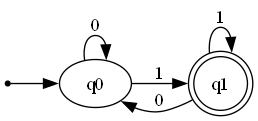

The Python source for this figure:
import os

# Tell Python where Graphviz is installed
os.environ["PATH"] += os.pathsep + r"C:\Program Files\Graphviz\bin"

from graphviz import Digraph

# Create DFA
dfa = Digraph("DFA", format="png")

# Left to right
dfa.attr(rankdir="LR")

# States
dfa.node("q0", "q0")
dfa.node("q1", "q1", shape="doublecircle")

# Start arrow
dfa.node("start", "", shape="point")
dfa.edge("start", "q0")

# Transitions
dfa.edge("q0", "q0", label="0")
dfa.edge("q0", "q1", label="1")
dfa.edge("q1", "q0", label="0")
dfa.edge("q1", "q1", label="1")

# Generate image
dfa.render("dfa", view=True)
